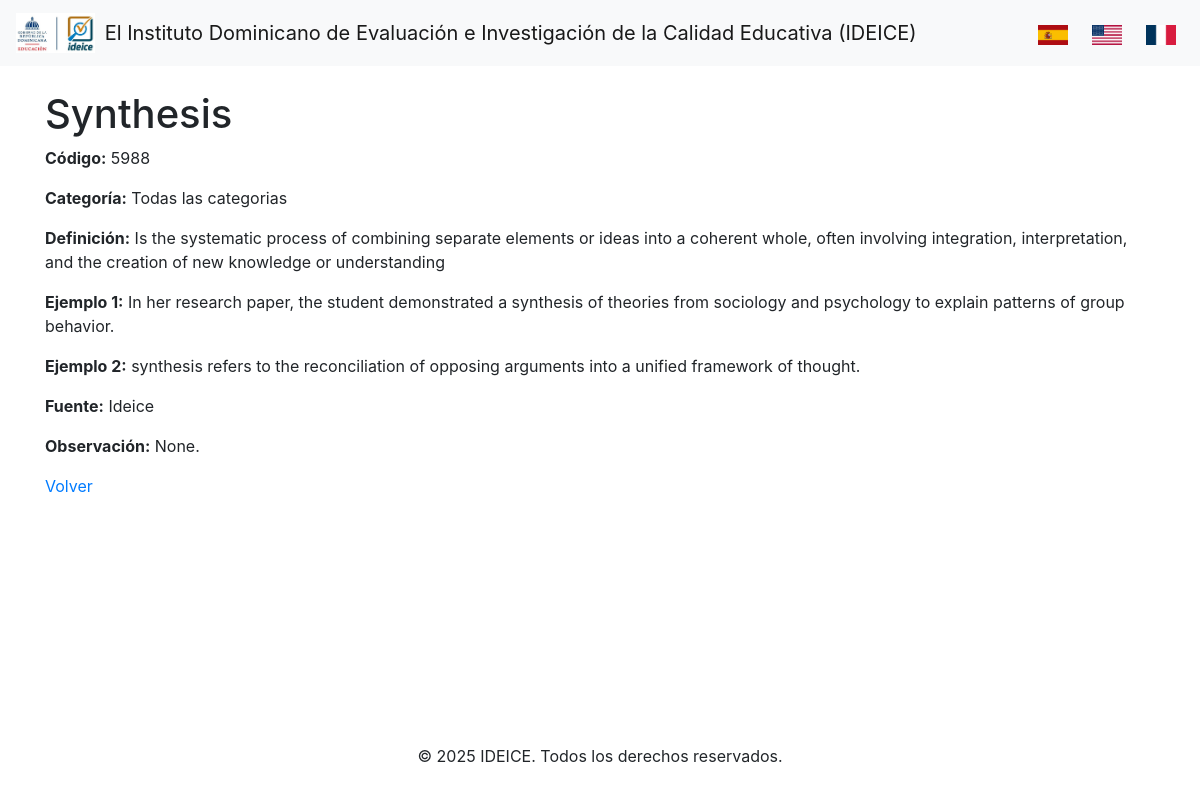
/term/4?lang=es, run on the app's committed database.
### models.py (models this page shows)
class Term(db.Model):
    id = db.Column(db.Integer, primary_key=True)
    codigo = db.Column(db.String(50), unique=True, nullable=False)
    termino = db.Column(db.String(255), nullable=False)
    categoria = db.Column(db.String(200), nullable=False)
    term_es = db.Column(db.Text, nullable=False)
    term_en = db.Column(db.Text, nullable=False)
    term_fr = db.Column(db.Text, nullable=False)
    ejemplo1_es = db.Column(db.Text, nullable=True)
    ejemplo1_en = db.Column(db.Text, nullable=True)
    ejemplo1_fr = db.Column(db.Text, nullable=True)
    ejemplo2_es = db.Column(db.Text, nullable=True)
    ejemplo2_en = db.Column(db.Text, nullable=True)
    ejemplo2_fr = db.Column(db.Text, nullable=True)
    fuente = db.Column(db.String(400), nullable=True)
    observacion = db.Column(db.Text, nullable=True)

### app.py (the view)
@app.route('/term/<int:id>')
def term_detail(id):
    lang = get_locale()
    term = Term.query.get_or_404(id)
    return render_template('term_detail.html', term=term, lang=lang, locale=lang, id=id)

### app.py (called while the page is built)
def get_locale():
    lang = request.args.get('lang', app.config['BABEL_DEFAULT_LOCALE'])  # Default a 'es'
    return lang

### templates/term_detail.html (shortened to what this page needs)
{% extends "base.html" %}
{% block content %}
    <h1>{{ term.termino }}</h1>
    <p><strong>{{ _('Código') }}:</strong> {{ term.codigo }}</p>
    <p><strong>{{ _('Categoría') }}:</strong> {{ term.categoria }}</p>
    <p><strong>{{ _('Definición') }}:</strong> {{ term | attr('term_' + lang) }}</p>
    <p><strong>{{ _('Ejemplo 1') }}:</strong> {{ term | attr('ejemplo1_' + lang) or _('Ninguno') }}</p>
    <p><strong>{{ _('Ejemplo 2') }}:</strong> {{ term | attr('ejemplo2_' + lang) or _('Ninguno') }}</p>
    <p><strong>{{ _('Fuente') }}:</strong> {{ term.fuente or _('Ninguna') }}</p>
    <p><strong>{{ _('Observación') }}:</strong> {{ term.observacion or _('Ninguna') }}</p>
    <p><a href="{{ url_for('index') }}">{{ _('Volver') }}</a></p>
{% endblock %}

### static/css/styles.css (style rules this page uses)
body { background-color: #f8fafc; }
html, body { height: 100%; }
body { display: flex; flex-direction: column; min-height: 100vh; }

### data on the page
Term: termino "Synthesis", codigo "5988", categoria "Todas las categorias", term_es "Is the systematic process of combining separate elements or ideas into a coherent whole, often involving integration, interpretation, and the creation of new knowledge or understanding", ejemplo1_es "In her research paper, the student demonstrated a synthesis of theories from sociology and psychology to explain patterns of group behavior.", ejemplo2_es "synthesis refers to the reconciliation of opposing arguments into a unified framework of thought.", fuente "Ideice", observacion "None."
